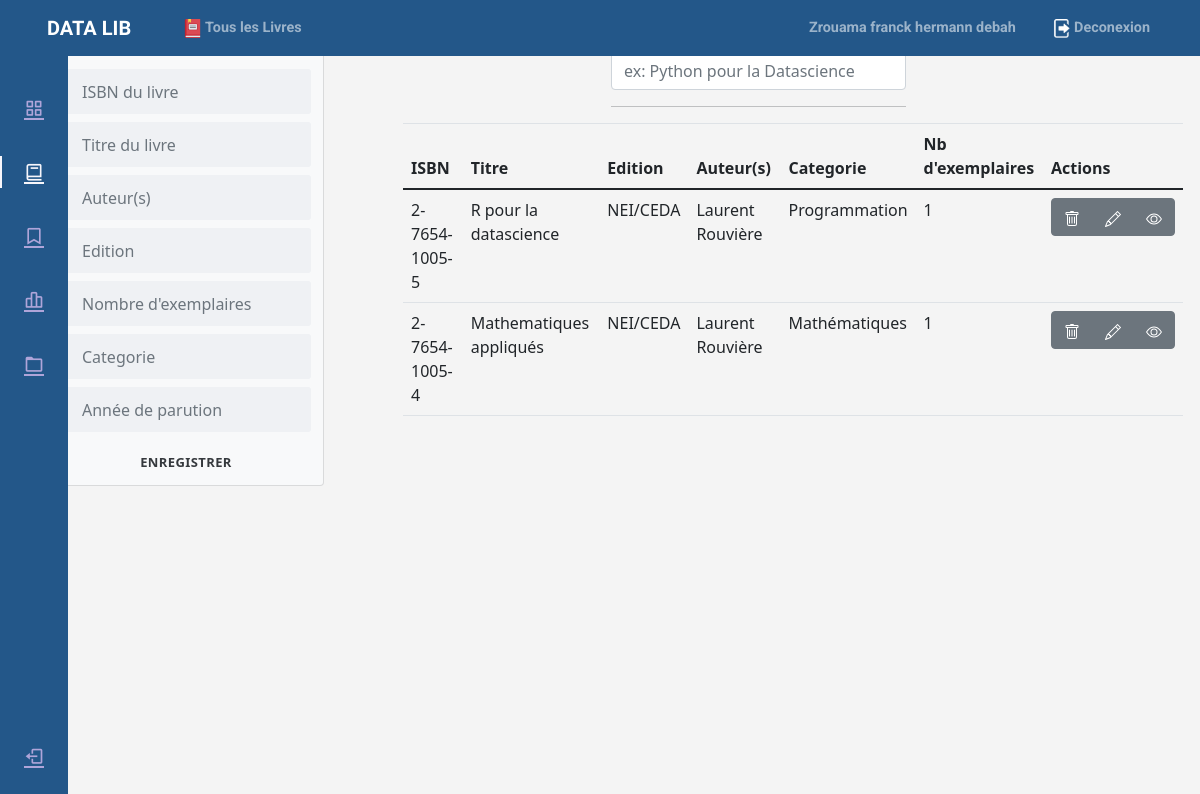
The page /dashboard/livres (signed in) on the database its author committed.
### app/mod_book/models.py (models this page shows, shortened)
class Base(db.Model):
    __abstract__ = True
    date_created = db.Column(
        db.String(128),  default=db.func.current_timestamp())
    date_modified = db.Column(db.String(
        128),  default=db.func.current_timestamp(), onupdate=db.func.current_timestamp())

@dataclass
class Book(Base):
    __tablename__ = 'book'
    title = db.Column(db.String(128),  nullable=False)
    isbn = db.Column(db.String(128),  nullable=False,
                     unique=True, primary_key=True)
    author = db.Column(db.String(128),  nullable=False)
    edition = db.Column(db.String(192),  nullable=False)
    nbExemplar = db.Column(db.Integer,  nullable=False, default=1)
    category = db.Column(db.String(128),  nullable=False)
    year = db.Column(db.Integer,  nullable=False)

### app/main/routes.py (the view)
@main.route('/dashboard/livres')
def dash_livres():
    books = None
    if not('user' in session):
        return redirect(url_for('auth.signin'))
    else:
        all_books = fetch_all_book()
        if (all_books):
            books = all_books
            return render_template("auth/profile/dashboard/livres.html", user=session["user"], books=books)
        else:
            return render_template("auth/profile/dashboard/livres.html", user=session["user"], books=books)

### app/mod_book/controllers.py (called while the page is built)
@mod_book.route('', methods=['GET'])
@mod_book.route('/', methods=['GET'])
def fetch_all_book():
    books = Book.query.order_by(Book.isbn.desc()).all()
    if books:
        session['books'] = books
        return books
    else:
        return 'NBF'

### app/templates/auth/profile/dashboard/livres.html (shortened to what this page needs)
{% extends 'auth/profile/dash.html' %}
{% block dash_component %}
<div class="container">
    <div class="row">
        <div class=" card col-md-3 bg-light">
            <div class="mt-3 row newsletter-subscribe">
                <div class="">
                    <form action="/book/register" class="form-inline row form" method="POST">
                        <div class="form-group col-md-12 mb-2">
                            <input value="" required class="form-control" autofocus type="text" name="isbn"
                                placeholder="ISBN du livre">
                        </div>
                        <div class="form-group col-md-12 mb-2">
                            <input value="" required class="form-control" type="text" name="titre"
                                placeholder="Titre du livre">
                        </div>
                        <div class="form-group col-md-12 mb-2">
                            <input value="" required class="form-control" type="text" name="auteur"
                                placeholder="Auteur(s)">
                        </div>
                        <div class="form-group col-md-12 mb-2">
                            <input value="" required class="form-control" type="text" name="edition"
                                placeholder="Edition">
                        </div>
                        <div class="form-group col-md-12 mb-2">
                            <input value="" min="0" required class="form-control" type="number" name="nbexemplar"
                                placeholder="Nombre d'exemplaires">
                        </div>
                        <div class="form-group col-md-12 mb-2">
                            <input value="" required class="form-control" type="text" name="category"
                                placeholder="Categorie">
                        </div>
                        <div class="form-group col-md-12 mb-2">
                            <input pattern="(?:19|20)[0-9]{2}" required value="" class="form-control" type="text" name="year"
                                placeholder="Année de parution">
                        </div>
                        <input class="col-md-12 btn btn-outline" type="submit" value="Enregistrer">
                    </form>
                </div>
            </div>
        </div>
        <div class="col-md-9">
            <div class="row">
                <div class="row">
                    <div class="col-md-12">
                        <div class="col-md-5 offset-md-4">
                            <input type="text" class="text-muted form-control form-input" name="q"
                                placeholder="ex: Python pour la Datascience">
                            <hr>
                        </div>
                    </div>
                    <div class="col-md-12 offset-1">
                        <div class="card-box">
                            <div class="table-responsive">
                                {% if books != 'NBF' %}
                                <table class="table">
                                    <thead>
                                        <tr>
                                            <th>ISBN</th>
                                            <th>Titre</th>
                                            <th>Edition</th>
                                            <th>Auteur(s)</th>
                                            <th>Categorie</th>
                                            <th>Nb d'exemplaires</th>
                                            <th>Actions</th>
                                        </tr>
                                    </thead>
                                    <tbody>
                                        {% for book in books %}
                                        <tr>
                                            <td>{{book.isbn}}</td>
                                            <td>{{book.title}}</td>
                                            <td>{{book.edition}}</td>
                                            <td>{{book.author}}</td>
                                            <td>{{book.category}}</td>
                                            <td>{{book.nbExemplar}}</td>
                                            <td>
                                                <div class="btn-group btn-group-toggle" data-toggle="buttons">
                                                    <label onclick="document.location.href = '/book/delete/{{book.isbn}}'"
                                                        class="btn btn-secondary">
                                                    </label>
                                                    <label  onclick="document.location.href = '/book/update/{{book.isbn}}'"
                                                        class="btn btn-secondary">
                                                    </label>
                                                    <label class="btn btn-secondary">
                                                    </label>
                                                </div>
                                            </td>
                                        </tr>
                                        {% endfor %}
                                    </tbody>
                                </table>
                                {% else %}
                                <div class="alert alert-dark" role="alert">
                                    Aucun Livre dans la biliothèque veuillez en ajouter
                                </div>
                                {% endif %}
                            </div>
                        </div>
                    </div>
                </div>
            </div>
        </div>
    </div>
</div>
{% endblock dash_component %}

### app/static/css/main.css (style rules this page uses)
body { background: #fafafa; color: #333333; margin-top: 5rem; padding-bottom: 50px; }

### app/static/css/dash.css (style rules this page uses)
:root { --header-height: 3rem; --nav-width: 68px; --first-color: #235789;; --first-color-light: #AFA5D9; --white-color: #F7F6FB; --normal-font-size: 1rem; --z-fixed: 100 }
body { background-color: #f4f4f4; position: relative; font-family: var(--body-font); font-size: var(--normal-font-size); transition: .5s }

### app/templates/auth/profile/dashboard/livres.html (style rules this page uses)
body { background-color: #f4f4f4 }
.newsletter-subscribe { color: #313437; }
.newsletter-subscribe form { justify-content: center; }
.newsletter-subscribe form .form-control { background: #eff1f4; border: none; border-radius: 3px; box-shadow: none; outline: none; color: inherit; text-indent: 9px; height: 45px; margin-right: 10px; min-width: 250px; }
.newsletter-subscribe form .btn { padding: 16px 32px; border: none; box-shadow: none; text-shadow: none; opacity: 0.9; text-transform: uppercase; font-weight: bold; font-size: 13px; letter-spacing: 0.4px; line-height: 1; }

### rows shown on the page
Book: isbn "2-7654-1005-5", title "R pour la datascience", edition "NEI/CEDA", author "Laurent Rouvière", category "Programmation", nbExemplar "1"
Book: isbn "2-7654-1005-4", title "Mathematiques appliqués", edition "NEI/CEDA", author "Laurent Rouvière", category "Mathématiques", nbExemplar "1"

### other values the page prints
{{ user.nom }} "Zrouama franck hermann debah"
